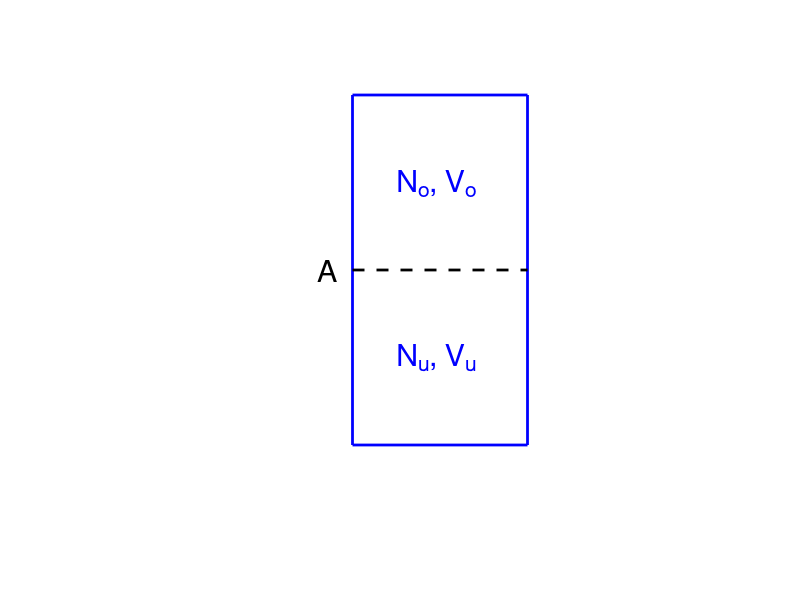
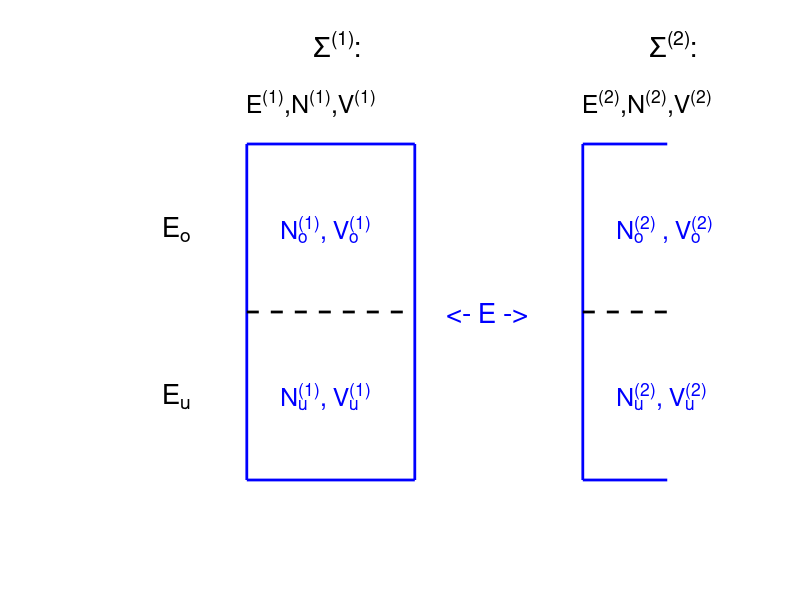

The MATLAB script that drew these images, in order:
clear all; close all; clc





V  = [0,0;1,0;1,2;0,2;0,0];

f4 = figure(4)
plot(V(:,1),V(:,2),'-b','linewidth',2); hold on
plot([0,1],[1,1],'--k','linewidth',2)




axis([-.2 1.2 -.2 2.2])

axis equal
axis off

text(0.25,1.5,'N_o, V_o','fontsize',22,'color','b');
text(0.25,0.5,'N_u, V_u','fontsize',22,'color','b');
text(-.2,1.0,'A','fontsize',22,'color','k');




set(gca, 'XTickLabel', {''},'XTick',.7,'YTick',2.26);

set(gca,'position',[0.2 0.2 0.7 0.7]);
set(gca,'fontsize',16);


fn4 = '../Bilder/model_boxes1.eps';


% ---------------------------------

f5 = figure(5)

V  = [0,0;1,0;1,2;0,2;0,0];
plot(V(:,1),V(:,2),'-b','linewidth',2); hold on
plot([0,1],[1,1],'--k','linewidth',2)

dx  = 2;
Ldx =[dx,0]
V  = [0,0;1,0;1,2;0,2;0,0] + repmat(Ldx,5,1);
plot(V(:,1),V(:,2),'-b','linewidth',2); hold on
plot([dx,1+dx],[1,1],'--k','linewidth',2)


axis([-.2 2.5 0 2.5])

axis equal
axis off


text(0.2,1.5,'N_o^{(1)}, V_o^{(1)}','fontsize',18,'color','b');
text(0.2,0.5,'N_u^{(1)}, V_u^{(1)}','fontsize',18,'color','b');
%text(-.2,1.0,'A','fontsize',22,'color','k'18


text(1.15,1.,' <- E ->','fontsize',20,'color','b');

text(0.2+dx,1.5,'N_o^{(2)} , V_o^{(2)}','fontsize',18,'color','b');
text(0.2+dx,0.5,'N_u^{(2)}, V_u^{(2)}','fontsize',18,'color','b');
%text(-.2+dx,1.0,'A','fontsize',22,'color','k');

text(-0.5,1.5,'E_o','fontsize',20,'color','k');
text(-0.5,0.5,'E_u','fontsize',20,'color','k');


text(0.4,2.6,'\Sigma^{(1)}:','fontsize',20,'color','k');
text(0.,2.25,'E^{(1)},N^{(1)},V^{(1)}','fontsize',18,'color','k');

text(2.4,2.6,'\Sigma^{(2)}:','fontsize',20,'color','k');
text(2.,2.25,'E^{(2)},N^{(2)},V^{(2)}','fontsize',18,'color','k');


set(gca, 'XTickLabel', {''},'XTick',.7,'YTick',2.26);

set(gca,'position',[0.2 0.2 0.7 0.7]);

set(gca,'fontsize',16);


fn5 = '../Bilder/model_boxes2.eps';


saveas(f4,fn4,'psc2')
saveas(f5,fn5,'psc2')

